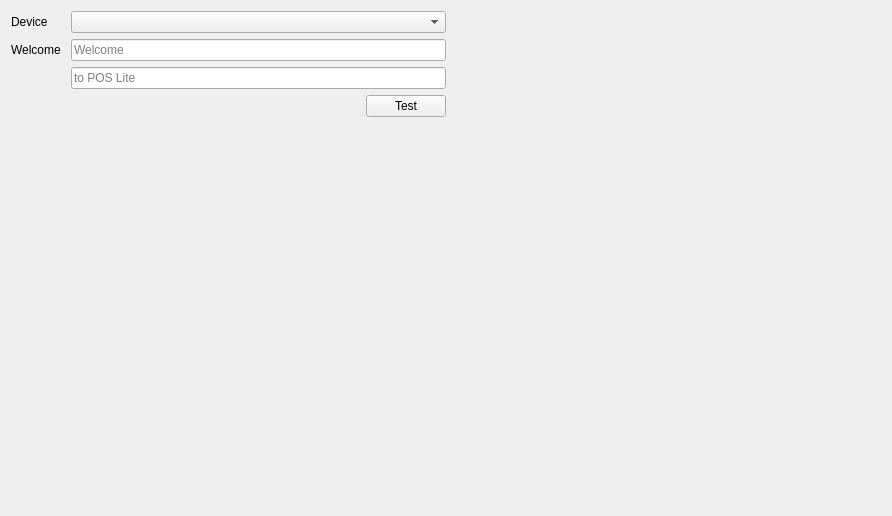
         <widget class="QWidget" name="scrollAreaWidgetContents_5">
          <property name="geometry">
           <rect>
            <x>0</x>
            <y>0</y>
            <width>892</width>
            <height>516</height>
           </rect>
          </property>
          <layout class="QVBoxLayout" name="verticalLayout_24">
           <item>
            <layout class="QHBoxLayout" name="horizontalLayout_7">
             <property name="rightMargin">
              <number>0</number>
             </property>
             <item>
              <layout class="QFormLayout" name="formLayout_12">
               <property name="sizeConstraint">
                <enum>QLayout::SetMinimumSize</enum>
               </property>
               <item row="0" column="0">
                <widget class="QLabel" name="label_41">
                 <property name="text">
                  <string>Device</string>
                 </property>
                </widget>
               </item>
               <item row="0" column="1">
                <widget class="QComboBox" name="comboCustomerDisplay"/>
               </item>
               <item row="1" column="0">
                <widget class="QLabel" name="label_42">
                 <property name="text">
                  <string>Welcome </string>
                 </property>
                </widget>
               </item>
               <item row="1" column="1">
                <widget class="QLineEdit" name="lineWelcome1">
                 <property name="placeholderText">
                  <string>Welcome</string>
                 </property>
                </widget>
               </item>
               <item row="2" column="1">
                <widget class="QLineEdit" name="lineWelcome2">
                 <property name="placeholderText">
                  <string>to POS Lite</string>
                 </property>
                </widget>
               </item>
               <item row="2" column="0">
                <widget class="QLabel" name="label_43">
                 <property name="text">
                  <string/>
                 </property>
                </widget>
               </item>
               <item row="3" column="1">
                <layout class="QHBoxLayout" name="horizontalLayout_8">
                 <property name="sizeConstraint">
                  <enum>QLayout::SetMinimumSize</enum>
                 </property>
                 <item>
                  <spacer name="horizontalSpacer_3">
                   <property name="orientation">
                    <enum>Qt::Horizontal</enum>
                   </property>
                   <property name="sizeHint" stdset="0">
                    <size>
                     <width>40</width>
                     <height>20</height>
                    </size>
                   </property>
                  </spacer>
                 </item>
                 <item>
                  <widget class="QPushButton" name="pushTestCustomerDisplay">
                   <property name="text">
                    <string>Test</string>
                   </property>
                  </widget>
                 </item>
                </layout>
               </item>
              </layout>
             </item>
             <item>
              <spacer name="horizontalSpacer_2">
               <property name="orientation">
                <enum>Qt::Horizontal</enum>
               </property>
               <property name="sizeHint" stdset="0">
                <size>
                 <width>40</width>
                 <height>20</height>
                </size>
               </property>
              </spacer>
             </item>
            </layout>
           </item>
           <item>
            <spacer name="verticalSpacer">
             <property name="orientation">
              <enum>Qt::Vertical</enum>
             </property>
             <property name="sizeHint" stdset="0">
              <size>
               <width>20</width>
               <height>40</height>
              </size>
             </property>
            </spacer>
           </item>
          </layout>
         </widget>
